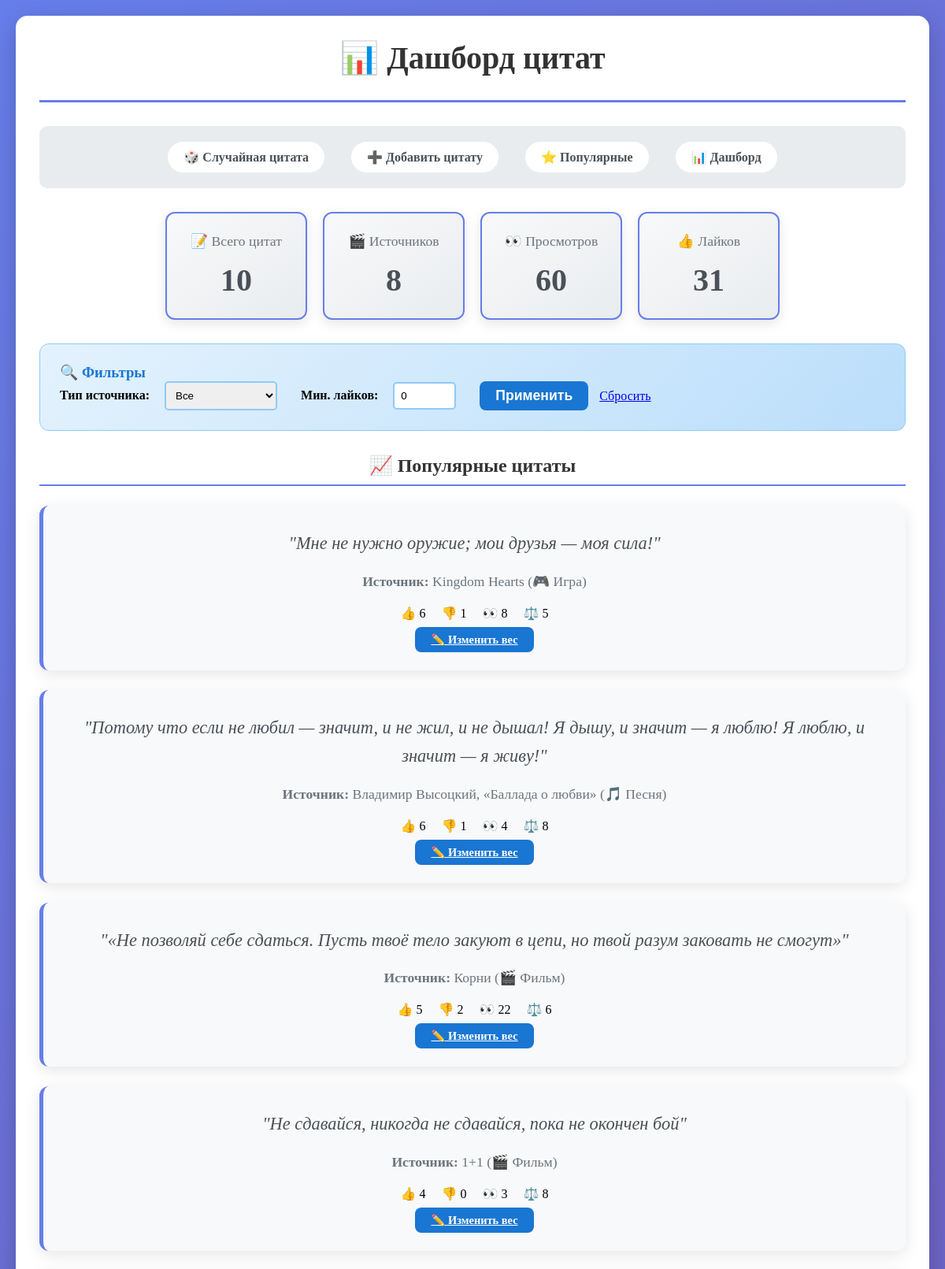
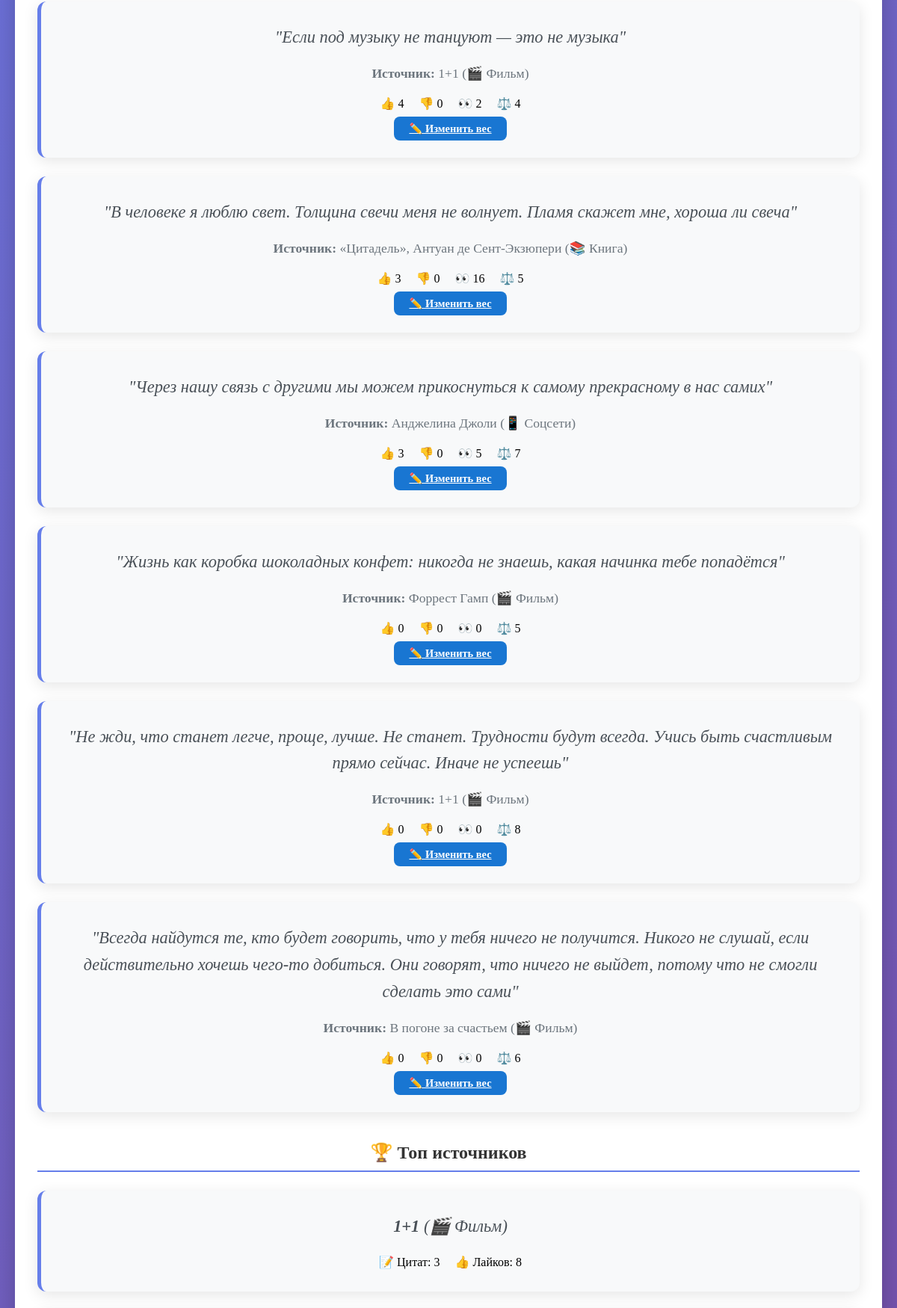
/dashboard/ (upper part), run on the app's committed database (2 pictures, top to bottom).
### quotes/models.py (models this page shows, shortened)
class Quote(models.Model):
    text = models.TextField(unique=True)  # запрещает дубликаты
    source = models.ForeignKey(Source, on_delete=models.CASCADE)
    weight = models.IntegerField(default=1, validators=[MinValueValidator(1), MaxValueValidator(10)])  # вес цитаты
    views = models.IntegerField(default=0)   # счетчик просмотров
    likes = models.IntegerField(default=0)   # лайки
    dislikes = models.IntegerField(default=0) # дизлайки

class Source(models.Model):
    name = models.CharField(max_length=200, unique=True)
    type_choices = [
        ('movie', '🎬 Фильм'),
        ('series', '📺 Сериал'),
        ('book', '📚 Книга'),
        ('song', '🎵 Песня'),
        ('game', '🎮 Игра'),
        ('poem', '📝 Стихотворения'),
        ('speech', '🎤 Выступление'),
        ('social', '📱 Соцсети'),
        ('proverb', '💬 Пословица'),
        ('other', '❓ Другое'),
    ]
    type = models.CharField(max_length=10, choices=type_choices)

### quotes/views.py (the view)
# urls.py: path('dashboard/', views.dashboard, name='dashboard'),
def dashboard(request):
    total_quotes = Quote.objects.count()
    total_sources = Source.objects.count()
    total_views = sum(quote.views for quote in Quote.objects.all())
    total_likes = sum(quote.likes for quote in Quote.objects.all())
    popular_sources = Source.objects.annotate(
        total_quotes=models.Count('quote'),
        total_likes=models.Sum('quote__likes')
    ).order_by('-total_likes')[:5]
    source_type = request.GET.get('type', '')
    min_likes = request.GET.get('min_likes', 0)
    filtered_quotes = Quote.objects.all()
    if source_type:
        filtered_quotes = filtered_quotes.filter(source__type=source_type)
    if min_likes:
        filtered_quotes = filtered_quotes.filter(likes__gte=int(min_likes))
    filtered_quotes = filtered_quotes.order_by('-likes')[:20]
    context = {
        'total_quotes': total_quotes,
        'total_sources': total_sources,
        'total_views': total_views,
        'total_likes': total_likes,
        'popular_sources': popular_sources,
        'filtered_quotes': filtered_quotes,
        'source_type': source_type,
        'min_likes': min_likes,
    }
    return render(request, 'dashboard.html', context)

### quotes/templates/dashboard.html (shortened to what this page needs)
{% extends 'base.html' %}
{% block header %}📊 Дашборд цитат{% endblock %}
{% block content %}
<div class="stats">
    <div class="stat-card">
        <h3>📝 Всего цитат</h3>
        <p>{{ total_quotes }}</p>
    </div>
    <div class="stat-card">
        <h3>🎬 Источников</h3>
        <p>{{ total_sources }}</p>
    </div>
    <div class="stat-card">
        <h3>👀 Просмотров</h3>
        <p>{{ total_views }}</p>
    </div>
    <div class="stat-card">
        <h3>👍 Лайков</h3>
        <p>{{ total_likes }}</p>
    </div>
</div>
<div class="filters">
    <h3>🔍 Фильтры</h3>
    <form method="get">
        <div style="display: flex; flex-wrap: wrap; gap: 15px; align-items: center;">
            <div>
                <label>Тип источника:</label>
                <select name="type">
                    <option value="">Все</option>
                </select>
            </div>
            <div>
                <label>Мин. лайков:</label>
                <input type="number" name="min_likes" value="{{ min_likes }}" min="0" style="width: 80px;">
            </div>
            <div>
                <button type="submit" class="btn" style="padding: 8px 20px;">Применить</button>
                <a href="{% url 'dashboard' %}" style="margin-left: 10px;">Сбросить</a>
            </div>
        </div>
    </form>
</div>
<h2 style="text-align: center; margin: 30px 0 20px 0; color: #333; border-bottom: 2px solid #667eea; padding-bottom: 10px;">📈 Популярные цитаты</h2>
{% for quote in filtered_quotes %}
<div class="quote-card">
    <p class="quote-text">"{{ quote.text }}"</p>
    <p class="quote-source"><strong>Источник:</strong> {{ quote.source.name }} ({{ quote.source.get_type_display }})</p>
    <div class="quote-stats">
        <span>👍 {{ quote.likes }}</span>
        <span>👎 {{ quote.dislikes }}</span>
        <span>👀 {{ quote.views }}</span>
        <span>⚖️ {{ quote.weight }}</span>
    </div>
    <div style="margin-top: 15px;">
        <a href="{% url 'edit_quote' quote.id %}" class="btn" style="padding: 8px 20px; font-size: 0.9em;">✏️ Изменить вес</a>
    </div>
</div>
{% empty %}
<div class="quote-card">
    <p class="quote-text">Нет цитат по выбранным фильтрам</p>
</div>
{% endfor %}
<h2 style="text-align: center; margin: 40px 0 20px 0; color: #333; border-bottom: 2px solid #667eea; padding-bottom: 10px;">🏆 Топ источников</h2>
{% for source in popular_sources %}
<div class="quote-card">
    <p class="quote-text"><strong>{{ source.name }}</strong> ({{ source.get_type_display }})</p>
    <div class="quote-stats">
        <span>📝 Цитат: {{ source.total_quotes }}</span>
        <span>👍 Лайков: {{ source.total_likes }}</span>
    </div>
</div>
{% empty %}
<div class="quote-card">
    <p class="quote-text">Нет данных об источниках</p>
</div>
{% endfor %}
{% endblock %}

### quotes/templates/base.html (style rules this page uses)
* { margin: 0; padding: 0; box-sizing: border-box; }
body { font-family: 'Georgia', serif; background: linear-gradient(135deg, #667eea 0%, #764ba2 100%); margin: 0; padding: 20px; min-height: 100vh; }
.stats { display: flex; gap: 20px; margin: 30px 0; flex-wrap: wrap; justify-content: center; }
.stat-card { border: 2px solid #667eea; padding: 25px; border-radius: 12px; background: linear-gradient(145deg, #f8f9fa, #e9ecef); text-align: center; min-width: 180px; box-shadow: 0 5px 15px rgba(0,0,0,0.1); transition: transform 0.3s ease; }
.stat-card h3 { color: #6c757d; margin: 0 0 15px 0; font-size: 1.1em; font-weight: normal; }
.stat-card p { font-size: 2.5em; font-weight: bold; color: #495057; margin: 0; text-align: center; }
.btn { background: #1976d2; color: white; padding: 15px 30px; border: none; border-radius: 8px; cursor: pointer; font-size: 1.1em; font-weight: bold; transition: all 0.3s ease; }
.quote-card { border-left: 5px solid #667eea; padding: 30px; margin: 25px 0; border-radius: 12px; background: #f8f9fa; box-shadow: 0 5px 20px rgba(0,0,0,0.1); text-align: center; }
.quote-text { font-style: italic; color: #495057; font-size: 1.4em; line-height: 1.6; margin-bottom: 20px; }
.quote-source { color: #6c757d; font-size: 1.1em; margin-bottom: 15px; }
.quote-stats { display: flex; justify-content: center; gap: 20px; margin-top: 20px; }
.filters { background: linear-gradient(135deg, #e3f2fd, #bbdefb); padding: 25px; margin: 30px 0; border-radius: 12px; border: 1px solid #90caf9; }
.filters h3 { margin-top: 0; color: #1976d2; }
.filters label { margin-right: 15px; font-weight: bold; }
.filters select, .filters input { padding: 8px; border: 2px solid #90caf9; border-radius: 5px; margin-right: 15px; }

### data on the page
Quote: text "Мне не нужно оружие; мои друзья — моя сила!", source.name "Kingdom Hearts", source.type "🎮 Игра", likes "6", dislikes "1", views "8", weight "5"
Quote: text "Потому что если не любил — значит, и не жил, и не дышал! Я дышу, и значит — я люблю! Я люблю, и значит — я живу!", source.name "Владимир Высоцкий, «Баллада о любви»", source.type "🎵 Песня", likes "6", dislikes "1", views "4", weight "8"
Quote: text "«Не позволяй себе сдаться. Пусть твоё тело закуют в цепи, но твой разум заковать не смогут»", source.name "Корни", source.type "🎬 Фильм", likes "5", dislikes "2", views "22", weight "6"
Quote: text "Не сдавайся, никогда не сдавайся, пока не окончен бой", source.name "1+1", source.type "🎬 Фильм", likes "4", dislikes "0", views "3", weight "8"
Quote: text "Если под музыку не танцуют — это не музыка", source.name "1+1", source.type "🎬 Фильм", likes "4", dislikes "0", views "2", weight "4"
Quote: text "В человеке я люблю свет. Толщина свечи меня не волнует. Пламя скажет мне, хороша ли свеча", source.name "«Цитадель», Антуан де Сент-Экзюпери", source.type "📚 Книга", likes "3", dislikes "0", views "16", weight "5"
Quote: text "Через нашу связь с другими мы можем прикоснуться к самому прекрасному в нас самих", source.name "Анджелина Джоли", source.type "📱 Соцсети", likes "3", dislikes "0", views "5", weight "7"
Quote: text "Жизнь как коробка шоколадных конфет: никогда не знаешь, какая начинка тебе попадётся", source.name "Форрест Гамп", source.type "🎬 Фильм", likes "0", dislikes "0", views "0", weight "5"
Quote: text "Не жди, что станет легче, проще, лучше. Не станет. Трудности будут всегда. Учись быть счастливым прямо сейчас. Иначе не успеешь", source.name "1+1", source.type "🎬 Фильм", likes "0", dislikes "0", views "0", weight "8"
Quote: text "Всегда найдутся те, кто будет говорить, что у тебя ничего не получится. Никого не слушай, если действительно хочешь чего-то добиться. Они говорят, что ничего не выйдет, потому что не смогли сделать это сами", source.name "В погоне за счастьем", source.type "🎬 Фильм", likes "0", dislikes "0", views "0", weight "6"
Source: name "1+1", type "🎬 Фильм", total_quotes "3", total_likes "8"

### other printed values
{{ total_quotes }} "10"
{{ total_sources }} "8"
{{ total_views }} "60"
{{ total_likes }} "31"
